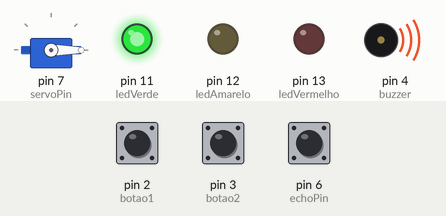
Recording of a sketch running on a simulated Arduino Uno, built with avr-gcc and run on an emulated ATmega328P. On the bench: servo, output pins drawn as LEDs (lit = HIGH), buzzer (waves = sounding, pin HIGH). Dashed ring = blinking. Inputs (shaded band) come from the test bench; at power-on: pin 2 (botao1) LOW, pin 3 (botao2) LOW, pin 6 (echoPin) LOW.

Above: at 1.2 s.
1.3 s: pin 2 (botao1) pulled HIGH for 3.2 s
At 3.8 s:
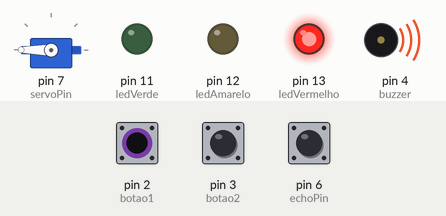
6.0 s: pin 3 (botao2) pulled HIGH for 1 s
At 7.4 s:
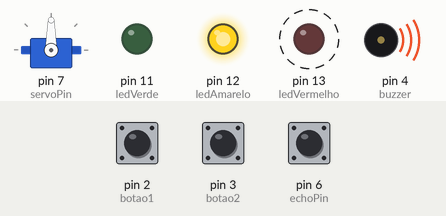
11.2 s: pin 3 (botao2) pulled HIGH for 3.2 s
At 13.15 s:
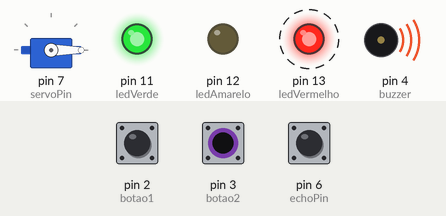
15.9 s: pin 2 (botao1) pulled HIGH for 1 s
At 17.3 s:
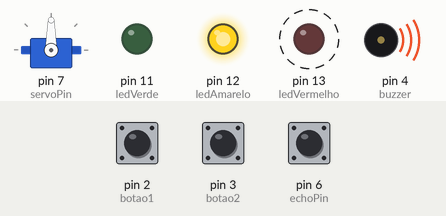
20.2 s: pin 6 (echoPin) pulsed HIGH 2 times (0.12 s each, 0.3 s apart)
At 21.1 s:
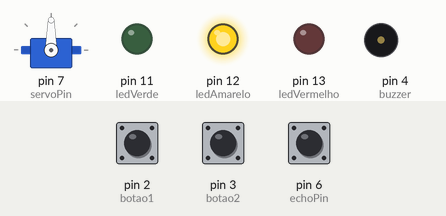
Timing chart, 0 to 24.7 s (numbered marks = the images above; inputs shaded):
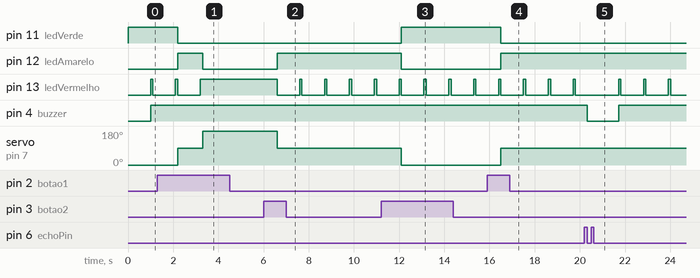

Measured:
- after the input at 1.3 s, pin 11 (ledVerde): HIGH → LOW after 0.90 s; pin 12 (ledAmarelo): LOW → HIGH after 0.90 s, → LOW 1.1 s later; pin 13 (ledVermelho): goes on until 3.2 s, then stays HIGH; servo on pin 7 (servoPin): 0° → 90° after 0.90 s, → 180° 1.1 s later
- after the input at 6.0 s, pin 12 (ledAmarelo): LOW → HIGH after 0.60 s; pin 13 (ledVermelho): alternates HIGH for 0.10 s and LOW for 1.0 s, starting after 0.60 s; servo on pin 7 (servoPin): 180° → 90° after 0.60 s
- after the input at 11.2 s, pin 11 (ledVerde): LOW → HIGH after 0.90 s; pin 12 (ledAmarelo): HIGH → LOW after 0.90 s; servo on pin 7 (servoPin): 90° → 0° after 0.90 s
- after the input at 15.9 s, pin 11 (ledVerde): HIGH → LOW after 0.60 s; pin 12 (ledAmarelo): LOW → HIGH after 0.60 s; servo on pin 7 (servoPin): 0° → 90° after 0.60 s
- after the input at 20.2 s, pin 4 (buzzer): HIGH → LOW after 0.12 s, → HIGH 1.4 s later

The sketch:

gabriel-code.ino
```cpp
#include <Servo.h>

int ledVermelho = 13;
int ledAmarelo = 12;
int ledVerde = 11;
int servoPin = 7;
int botao1 = 2;
int botao2 = 3;
int posicaoAtual = 0;

const int trigPin = 5;
const int echoPin = 6;
const int buzzer = 4;

const int distanciaLimite = 50;

Servo servoMotor;

void setup() {
  pinMode(ledVermelho, OUTPUT);
  pinMode(ledAmarelo, OUTPUT);
  pinMode(ledVerde, OUTPUT);
  pinMode(botao1, INPUT);
  pinMode(botao2, INPUT);
  servoMotor.attach(servoPin);
  servoMotor.write(posicaoAtual);

  pinMode(trigPin, OUTPUT);
  pinMode(echoPin, INPUT);
  pinMode(buzzer, OUTPUT);
  pinMode(ledVermelho, OUTPUT);

  Serial.begin(9600);


}

void loop() {
  if (digitalRead(botao1) == HIGH){
    posicaoAtual += 90;
  	servoMotor.write(posicaoAtual);
  }

  if (digitalRead(botao2) == HIGH){
    posicaoAtual -= 90;
  	servoMotor.write(posicaoAtual);
  }

  if (posicaoAtual <= 0){
    posicaoAtual = 0;
  }
  if (posicaoAtual >= 180){
  	posicaoAtual = 180;
  }

  if (posicaoAtual == 180){
   	digitalWrite(ledVerde, LOW);
    digitalWrite(ledAmarelo, LOW);
    digitalWrite(ledVermelho, HIGH);
  } else if (posicaoAtual == 90){
   	digitalWrite(ledVerde, LOW);
    digitalWrite(ledAmarelo, HIGH);
    digitalWrite(ledVermelho, LOW);
  } else if (posicaoAtual == 0){
   	digitalWrite(ledVerde, HIGH);
    digitalWrite(ledAmarelo, LOW);
    digitalWrite(ledVermelho, LOW);
  }

  //digitalWrite(trigPin, LOW);
  //delayMicroseconds(2);
  //digitalWrite(trigPin, HIGH);
  //delayMicroseconds(10);
  //digitalWrite(trigPin, LOW);

  long duracao = pulseIn(echoPin, HIGH);

  int distancia = duracao * 0.034 / 2;

  if (distancia <= distanciaLimite) {

    digitalWrite(buzzer, HIGH);
    digitalWrite(ledVermelho, HIGH);
  } else {
    digitalWrite(buzzer, LOW);
    digitalWrite(ledVermelho, LOW);
  }

  delay(100);
}
```
